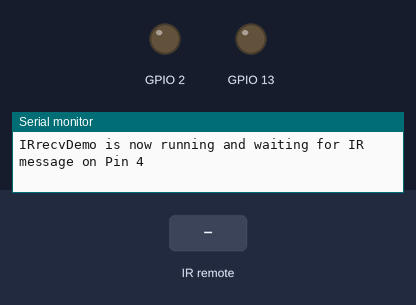
The sketch below on a simulated ESP8266 (NodeMCU). On the bench: output pins drawn as LEDs (lit = HIGH), the last lines printed to the serial monitor. The test bench sets the inputs (shaded band).

Above: at 1.2 s.
1.3 s: infrared code 0xFF18E7 received
At 1.8 s:
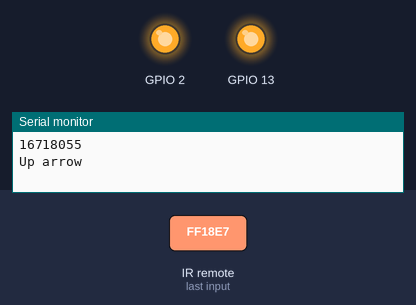
2.8 s: infrared code 0xFF4AB5 received
At 4.0 s:
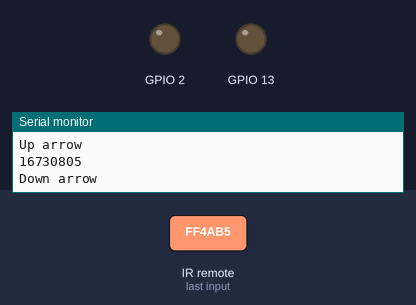
4.3 s: infrared code 0xFF629D received
At 5.4 s:
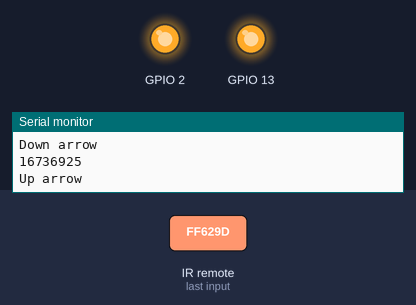
5.8 s: infrared code 0xFFA857 received
At 6.7 s:
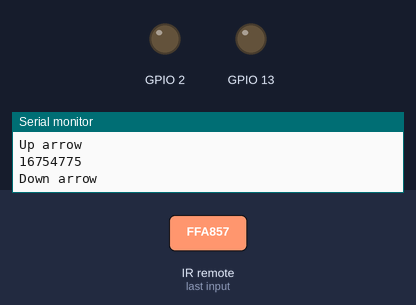
Timing chart, 0 to 8.3 s (numbered marks = the images above; inputs shaded):
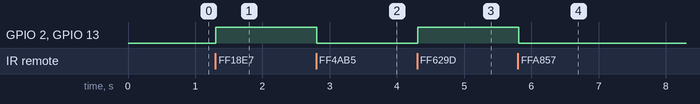

The sketch:

GISMO6_IRRemote.ino
```cpp
// (licence header left out)
#include <Arduino.h>
#include <IRremoteESP8266.h>
#include <IRrecv.h>
#include <IRutils.h>

// An IR detector/demodulator is connected to GPIO pin 16(D5 on a NodeMCU
// board).
// Note: GPIO 16 won't work on the ESP8266 as it does not have interrupts.
const uint16_t kRecvPin = 4;

IRrecv irrecv(kRecvPin);

decode_results results;

void setup() {
  pinMode(2,OUTPUT);
  pinMode(13,OUTPUT);
  Serial.begin(115200);
  irrecv.enableIRIn();  // Start the receiver
  while (!Serial)  // Wait for the serial connection to be establised.
    delay(50);
  Serial.println();
  Serial.print("IRrecvDemo is now running and waiting for IR message on Pin ");
  Serial.println(kRecvPin);
}

void loop() {
  if (irrecv.decode(&results)) {
    // print() & println() can't handle printing long longs. (uint64_t)
    long btnValue = results.value;
    serialPrintUint64(btnValue);
    Serial.println("");
    switch(btnValue){
      case 16718055:
      case 16736925:
      case 16712445:
      digitalWrite(2,HIGH);
      digitalWrite(13,HIGH);
      Serial.println("Up arrow");
      break;
      case 16730805:
      case 16754775:
      case 16720605:
      digitalWrite(2,LOW);
      digitalWrite(13,LOW);
      Serial.println("Down arrow");
      break;
      case 16738455:
      case 16728765:
      case 16753245:
      Serial.println("Local Control");
      break;
      case 16756815:
      case 16732845:
      case 16769565:
      Serial.println("Cloud Control");
      break;
      default:
      Serial.println("Not a valid key");
      break;
    }
    irrecv.resume();  // Receive the next value

  }
  delay(100);
}
```

Measured:
- after the input at 1.3 s, GPIO 2, GPIO 13: LOW → HIGH at once
- after the input at 2.8 s, GPIO 2, GPIO 13: HIGH → LOW at once
- after the input at 4.3 s, GPIO 2, GPIO 13: LOW → HIGH at once
- after the input at 5.8 s, GPIO 2, GPIO 13: HIGH → LOW at once
